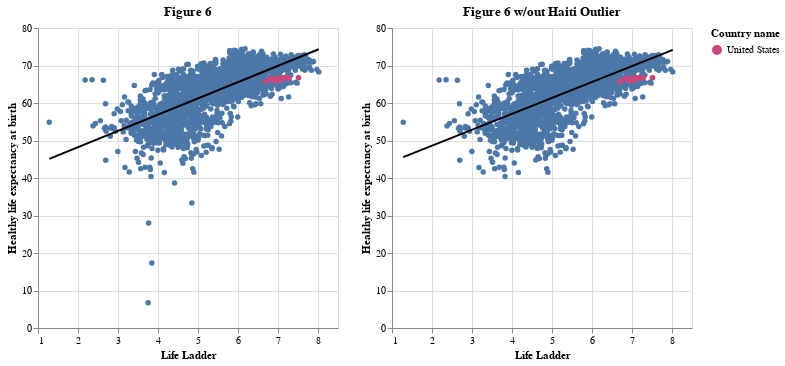

The cell this chart's notebook holds for it:
### Markdown cell above
Now let's remove Haiti from the dataset and examine the new scatterplot

### Code cell
haiti_data = happiness_data1[happiness_data1['Country name']!= 'Haiti']

fig_8 = alt.Chart(haiti_data,title = "Figure 6 w/out Haiti Outlier").mark_circle(opacity = 1).encode(
    x = alt.X('Life Ladder', scale=alt.Scale(domain=[1, 8.5])),
    y = alt.Y('Healthy life expectancy at birth')
).properties(
    width = 300, 
    height = 300
)

fig_8_1 = alt.Chart(us_data).mark_circle(opacity = 1).encode(
    x = alt.X('Life Ladder', scale=alt.Scale(domain=[1, 8.5])),
    y = alt.Y('Healthy life expectancy at birth'),
    color = alt.Color('Country name',scale = alt.Scale(scheme = 'plasma'))
).properties(
    width = 300, 
    height = 300
)

smooth_8 = fig_8.transform_regression(
    on = 'Life Ladder', 
    regression = 'Healthy life expectancy at birth'
).mark_line(color = 'black')

smooth_6 = fig_6.transform_regression(
    on = 'Life Ladder', 
    regression = 'Healthy life expectancy at birth'
).mark_line(color = 'black')

fig_6 + fig_6_1 + smooth_6|fig_8 + fig_8_1 + smooth_8

### Figure 1 — Vega-Lite specification as saved in the notebook (floating-point values rounded to 4 significant figures; data arrays with more than 128 entries replaced by an {"elided": "..."} marker saying what was removed)
{"$schema": "https://vega.github.io/schema/vega-lite/v4.17.0.json", "config": {"view": {"continuousHeight": 300, "continuousWidth": 400}}, "datasets": {"data-4bf8c649e140e3a926e1613186842960": [{"Country name": "United States", "Healthy life expectancy at birth": 66.78, "Life Ladder": 7.182, "Log GDP per capita": 10.92, "Perceptions of corruption": 0.6, "year": 2006}, {"Country name": "United States", "Healthy life expectancy at birth": 66.76, "Life Ladder": 7.513, "Log GDP per capita": 10.93, "Perceptions of corruption": 0.633, "year": 2007}, {"Country name": "United States", "Healthy life expectancy at birth": 66.74, "Life Ladder": 7.28, "Log GDP per capita": 10.92, "Perceptions of corruption": 0.668, "year": 2008}, {"Country name": "United States", "Healthy life expectancy at birth": 66.72, "Life Ladder": 7.158, "Log GDP per capita": 10.89, "Perceptions of corruption": 0.665, "year": 2009}, {"Country name": "United States", "Healthy life expectancy at birth": 66.7, "Life Ladder": 7.164, "Log GDP per capita": 10.91, "Perceptions of corruption": 0.69, "year": 2010}, {"Country name": "United States", "Healthy life expectancy at birth": 66.68, "Life Ladder": 7.115, "Log GDP per capita": 10.91, "Perceptions of corruption": 0.697, "year": 2011}, {"Country name": "United States", "Healthy life expectancy at birth": 66.66, "Life Ladder": 7.026, "Log GDP per capita": 10.93, "Perceptions of corruption": 0.71, "year": 2012}, {"Country name": "United States", "Healthy life expectancy at birth": 66.64, "Life Ladder": 7.249, "Log GDP per capita": 10.94, "Perceptions of corruption": 0.747, "year": 2013}, {"Country name": "United States", "Healthy life expectancy at birth": 66.62, "Life Ladder": 7.151, "Log GDP per capita": 10.96, "Perceptions of corruption": 0.702, "year": 2014}, {"Country name": "United States", "Healthy life expectancy at birth": 66.6, "Life Ladder": 6.864, "Log GDP per capita": 10.98, "Perceptions of corruption": 0.698, "year": 2015}, {"Country name": "United States", "Healthy life expectancy at birth": 66.47, "Life Ladder": 6.804, "Log GDP per capita": 10.98, "Perceptions of corruption": 0.739, "year": 2016}, {"Country name": "United States", "Healthy life expectancy at birth": 66.35, "Life Ladder": 6.992, "Log GDP per capita": 11.0, "Perceptions of corruption": 0.681, "year": 2017}, {"Country name": "United States", "Healthy life expectancy at birth": 66.22, "Life Ladder": 6.883, "Log GDP per capita": 11.02, "Perceptions of corruption": 0.71, "year": 2018}, {"Country name": "United States", "Healthy life expectancy at birth": 66.1, "Life Ladder": 6.944, "Log GDP per capita": 11.04, "Perceptions of corruption": 0.707, "year": 2019}, {"Country name": "United States", "Healthy life expectancy at birth": 65.97, "Life Ladder": 7.028, "Log GDP per capita": 11.01, "Perceptions of corruption": 0.678, "year": 2020}, {"Country name": "United States", "Healthy life expectancy at birth": 65.85, "Life Ladder": 6.959, "Log GDP per capita": 11.06, "Perceptions of corruption": 0.687, "year": 2021}, {"Country name": "United States", "Healthy life expectancy at birth": 65.72, "Life Ladder": 6.693, "Log GDP per capita": 11.08, "Perceptions of corruption": 0.701, "year": 2022}], "data-62ca60a1751a67f6fc4aa39ebc8430d5": {"elided": "2188 records"}, "data-a3ef7ff7c17042b995cb39c4c2299143": {"elided": "2199 records"}}, "hconcat": [{"layer": [{"data": {"name": "data-a3ef7ff7c17042b995cb39c4c2299143"}, "encoding": {"x": {"field": "Life Ladder", "scale": {"domain": [1, 8.5]}, "type": "quantitative"}, "y": {"field": "Healthy life expectancy at birth", "type": "quantitative"}}, "height": 300, "mark": {"opacity": 1, "type": "circle"}, "title": "Figure 6", "width": 300}, {"data": {"name": "data-4bf8c649e140e3a926e1613186842960"}, "encoding": {"color": {"field": "Country name", "scale": {"scheme": "plasma"}, "type": "nominal"}, "x": {"field": "Life Ladder", "scale": {"domain": [1, 8.5]}, "type": "quantitative"}, "y": {"field": "Healthy life expectancy at birth", "type": "quantitative"}}, "height": 300, "mark": {"opacity": 1, "type": "circle"}, "width": 300}, {"data": {"name": "data-a3ef7ff7c17042b995cb39c4c2299143"}, "encoding": {"x": {"field": "Life Ladder", "scale": {"domain": [1, 8.5]}, "type": "quantitative"}, "y": {"field": "Healthy life expectancy at birth", "type": "quantitative"}}, "height": 300, "mark": {"color": "black", "type": "line"}, "title": "Figure 6", "transform": [{"on": "Life Ladder", "regression": "Healthy life expectancy at birth"}], "width": 300}]}, {"layer": [{"data": {"name": "data-62ca60a1751a67f6fc4aa39ebc8430d5"}, "encoding": {"x": {"field": "Life Ladder", "scale": {"domain": [1, 8.5]}, "type": "quantitative"}, "y": {"field": "Healthy life expectancy at birth", "type": "quantitative"}}, "height": 300, "mark": {"opacity": 1, "type": "circle"}, "title": "Figure 6 w/out Haiti Outlier", "width": 300}, {"data": {"name": "data-4bf8c649e140e3a926e1613186842960"}, "encoding": {"color": {"field": "Country name", "scale": {"scheme": "plasma"}, "type": "nominal"}, "x": {"field": "Life Ladder", "scale": {"domain": [1, 8.5]}, "type": "quantitative"}, "y": {"field": "Healthy life expectancy at birth", "type": "quantitative"}}, "height": 300, "mark": {"opacity": 1, "type": "circle"}, "width": 300}, {"data": {"name": "data-62ca60a1751a67f6fc4aa39ebc8430d5"}, "encoding": {"x": {"field": "Life Ladder", "scale": {"domain": [1, 8.5]}, "type": "quantitative"}, "y": {"field": "Healthy life expectancy at birth", "type": "quantitative"}}, "height": 300, "mark": {"color": "black", "type": "line"}, "title": "Figure 6 w/out Haiti Outlier", "transform": [{"on": "Life Ladder", "regression": "Healthy life expectancy at birth"}], "width": 300}]}]}
